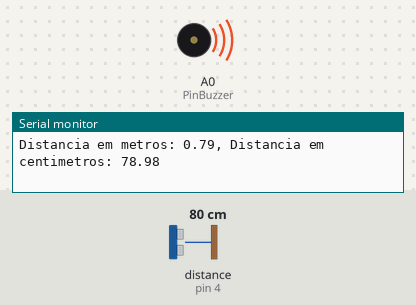
Simulated run of this sketch. Board: Arduino Uno, built with avr-gcc and run on an emulated ATmega328P. On the bench: buzzer (waves = sounding), the last lines printed to the serial monitor. Wiring (inferred from the names in the program): ultrasonic range finder: trigger pin 3; echo pin 4. The test bench sets the inputs (shaded band); at power-on: distance to the obstacle (sensor on pin 4) 80 cm. The echo pulse lasts 58.3 µs per cm.

Above: at 1.2 s.
1.3 s: distance to the obstacle (sensor on pin 4) set to 4 cm
At 1.47 s:
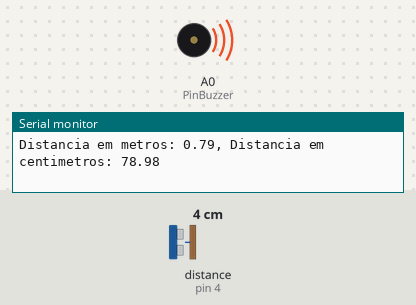
4.3 s: distance to the obstacle (sensor on pin 4) set to 2 cm
At 4.9 s:
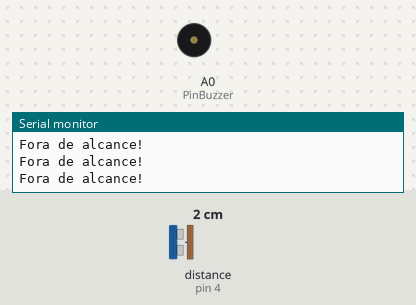
6.2 s: distance to the obstacle (sensor on pin 4) set to 250 cm
At 7.3 s:
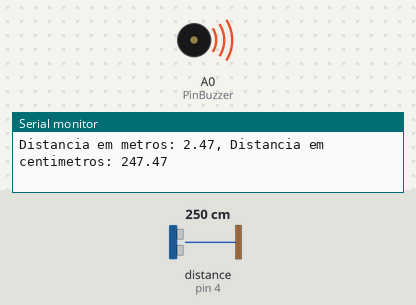
Timing chart, 0 to 15.2 s (numbered marks = the images above; inputs shaded):
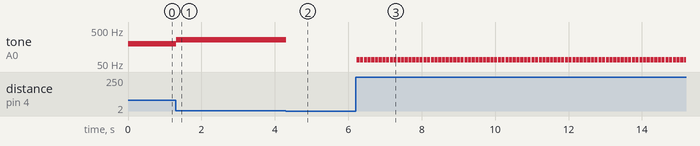

Measured:
- the behaviour switches between 3 and 2 cm on distance to the obstacle (sensor on pin 4) (found by bisection; images 1 and 2)
- after the input at 1.3 s, tone on A0 (PinBuzzer): 197 Hz → 255 Hz at once
- after the input at 4.3 s, tone on A0 (PinBuzzer): 255 Hz → silent at once
- after the input at 6.2 s, tone on A0 (PinBuzzer): alternates 66 Hz for 0.09 s and silent for 0.02 s, starting at once

The sketch:

desafio_sensor_ultrass_nico_e_buzzer_r_do_carro_1.ino
```cpp
//////////////
// EDIVÂNIA //
//   UFPI   //
//   2023   //
//////////////

// Pino usado para disparar os pulsos do sensor
#define PinTrigger  3
// Pino usado para ler a saida do sensor
#define PinEcho  	4
// Pino usado para o Buzzer (PWM)
#define PinBuzzer 	A0

float TempoEcho = 0;

// Em metros por segundo
const float VelocidadeSom_mpors = 340.29;
// Em metros por microsegundo
const float VelocidadeSom_mporus = 0.000340;

///////////////////////////
// Configuração do setup //
///////////////////////////

void setup()
{
  // Configuração do pino TRIG como saída
  // Inicializado em nível baixo
  pinMode(PinTrigger, OUTPUT);
  digitalWrite(PinTrigger, LOW);

  // Configuração do pino ECHO como entrada
  pinMode(PinEcho, INPUT);

  // Configuração do pino do Buzzer como saída
  pinMode(PinBuzzer, OUTPUT);
  analogWrite(PinBuzzer, LOW);

  // Inicializa a porta serial
  Serial.begin(9600);
}

//////////////////////////////////////
// Função que envia o pulso de TRIG //
//////////////////////////////////////

void DisparaPulsoUltrassonico()
{
  // Para fazer o HC-SR04 enviar um pulso ultrassonico, nos temos
  // que enviar para o pino de trigger um sinal de nivel alto
  // com pelo menos 10us de duração
  digitalWrite(PinTrigger, HIGH);
  delayMicroseconds(10);
  digitalWrite(PinTrigger, LOW);
}

//////////////////////////////////////////////
// Função que calcula a distância em metros //
//////////////////////////////////////////////

float CalculaDistancia(float tempo_us)
{
  return((tempo_us*VelocidadeSom_mporus)/2);
}

////////////////////////////////////////////
// Função que controla o volume do Buzzer //
////////////////////////////////////////////

void Tocar(float distancia)
{

  float conversao = 0;
  conversao = map(distancia, 2.2, 331, 255, 0); // Regra de 3
  tone(PinBuzzer, conversao, 500);
  delay(conversao*1.3);
  noTone(PinBuzzer);
}

//////////////////////
// FUNÇÃO PRINCIPAL //
//////////////////////

void loop()
{
  // Envia pulso para disparar o sensor
  DisparaPulsoUltrassonico();

  // Mede o tempo de duração do sinal no pino de leitura(us)/entrada
  TempoEcho = pulseIn(PinEcho, HIGH);

  if((CalculaDistancia(TempoEcho)*100 >= 2.20) &&(CalculaDistancia(TempoEcho)*100 <= 331.00))
  {
    Tocar(CalculaDistancia(TempoEcho)*100);

    Serial.print("Distancia em metros: ");
    Serial.print(CalculaDistancia(TempoEcho));
    Serial.print(", Distancia em centimetros: ");
    Serial.println(CalculaDistancia(TempoEcho)*100);
  }

  else
  {
    Serial.println("Fora de alcance!");
    analogWrite(PinBuzzer,0);
  }
}
```
